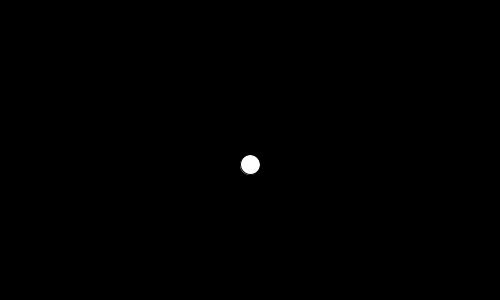
Frame 1 (no input)
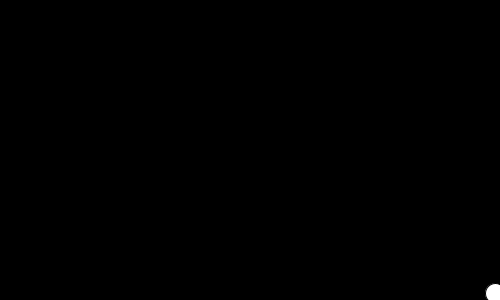
Frame 60 (the mouse pressed at the canvas centre just before this capture)
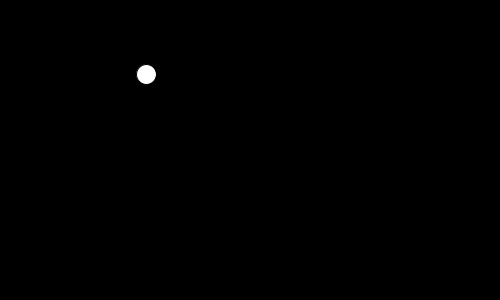
Frame 120 (the mouse held since frame 60 and released just before this capture)

The Processing sketch that drew these frames (run headless with seeded random() and noise(); from frame 60 on, the mouse is pressed at the canvas centre):

// Processing sketch: circulo
// ── circulo.pde
float a;

void setup(){
  
  size(500,300);
  
}

void draw(){
  background(0);
  float x= map(sin(a),-1,1,0, width);
  float y= map(sin(a+0.1),-1,1,0, height);
  ellipse(x,y,20,20);
  
  a=a+0.03;
}
